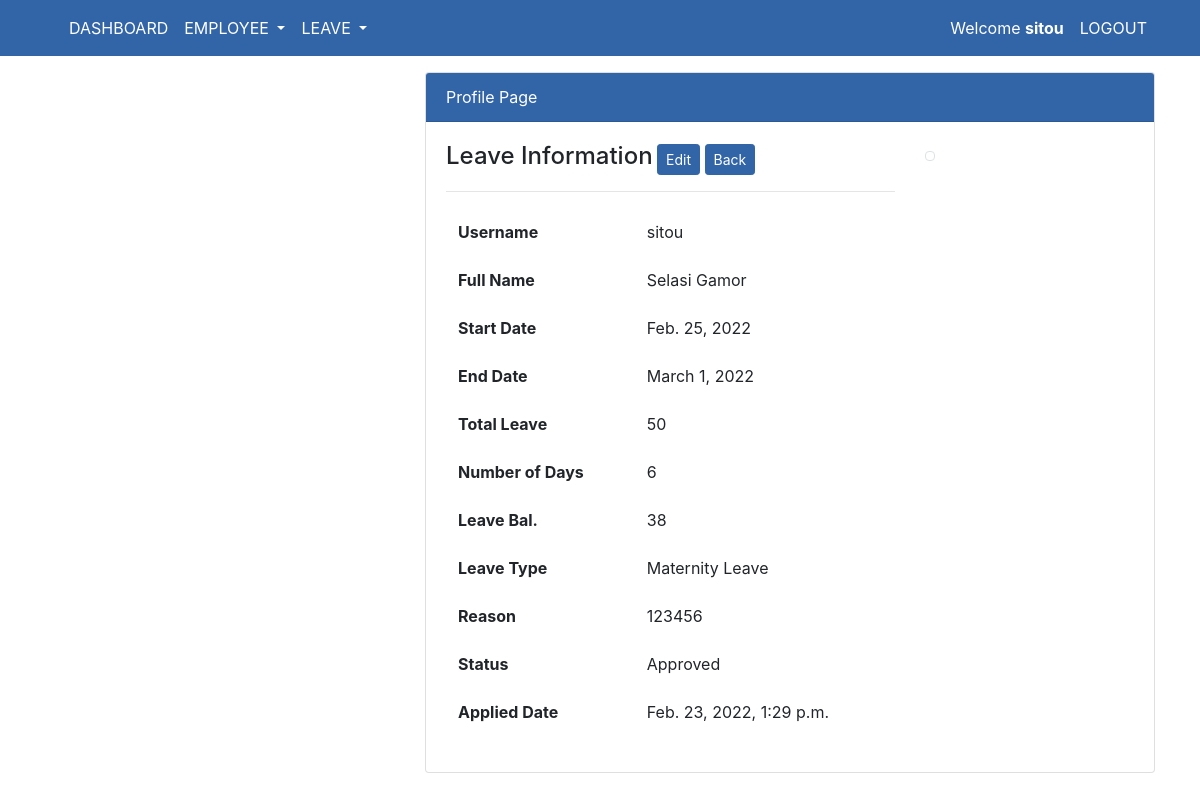
/leave/detail/23/ (signed in), run on the app's committed database.
### leaves/models.py (models this page shows, shortened)
class Leave(models.Model):
    username = models.ForeignKey(User, on_delete=models.CASCADE)
    full_name = models.CharField(max_length=250)
    start_date = models.DateField()
    end_date = models.DateField()
    annual_total_leave = models.IntegerField(default=21)
    numberof_days = models.IntegerField()
    leave_balance = models.IntegerField(blank=True, default=0)
    leavetype = models.ForeignKey(LeaveType, on_delete=models.CASCADE)
    applied_date = models.DateTimeField(auto_now_add=True)
    leave_comment = models.TextField()
    leave_status = models.ForeignKey(Status, on_delete=models.CASCADE)

class LeaveType(models.Model):
    name = models.CharField(max_length=200)
    created_date = models.DateTimeField(auto_now_add=True)

class Status(models.Model):
    name = models.CharField(max_length=100)
    created_date = models.DateField(auto_now_add=True)
    def __str__(self):
        return self.name

### leaves/views.py (the view)
# urls.py: path('leave/detail/<pk>/', views.leave_detail, name="leave-detail"),
@ login_required(login_url='index')
def leave_detail(request, pk):
    leave_detail = Leave.objects.get(pk=pk)
    context = {
        'leave_detail': leave_detail,
    }
    return render(request, 'site/leave_detail.html', context)

### templates/site/leave_detail.html (shortened to what this page needs)
{% extends 'partial/base.html' %}
{% block content %}
<br> <br>
<div class="container">
    <div class="row my-4">
        <div class="col-md-4">
        </div>
        <div class="col-md-8">
            <div class="card">
                <div class="card-header bg text-white">
                    Profile Page
                </div>
                <div class="card-body">
                    <div class="row">
                        <div class="col-md-8">
                            <span class="h4"> Leave Information</span> <a
                                class="btn btn-primary custom-btn btn-sm float-auto"
                                href="{% url 'leave-edit' leave_detail.pk %}">Edit</a> <a
                                class="btn btn-primary custom-btn btn-sm float-auto"
                                href="{% url 'leave-report' %}">Back</a>
                            <hr>
                            <table class="table bg-white table-borderless">
                                <tbody>
                                    <tr>
                                        <th scope="row">Username</th>
                                        <td>{{ leave_detail.username }}</td>
                                    </tr>
                                    <tr>
                                        <th scope="row">Full Name</th>
                                        <td>{{ leave_detail.full_name}}</td>
                                    </tr>
                                    <tr>
                                        <th scope="row">Start Date</th>
                                        <td>{{ leave_detail.start_date }}</td>
                                    </tr>
                                    <tr>
                                        <th scope="row">End Date</th>
                                        <td>{{ leave_detail.end_date }}</td>
                                    </tr>
                                    <tr>
                                        <th scope="row">Total Leave</th>
                                        <td>{{ leave_detail.annual_total_leave }}</td>
                                    </tr>
                                    <tr>
                                        <th scope="row">Number of Days</th>
                                        <td>{{ leave_detail.numberof_days }}</td>
                                    </tr>
                                    <tr>
                                        <th scope="row">Leave Bal.</th>
                                        <td>{{ leave_detail.leave_balance }}</td>
                                    </tr>
                                    <tr>
                                        <th scope="row">Leave Type</th>
                                        <td>{{ leave_detail.leavetype.name }}</td>
                                    </tr>
                                    <tr>
                                        <th scope="row">Reason</th>
                                        <td>{{ leave_detail.leave_comment }}</td>
                                    </tr>
                                    <tr>
                                        <th scope="row">Status</th>
                                        <td>{{ leave_detail.leave_status }}</td>
                                    </tr>
                                    <tr>
                                        <th scope="row">Applied Date</th>
                                        <td>{{ leave_detail.applied_date  }}</td>
                                    </tr>
                                </tbody>
                            </table>
                        </div>
                        <div class="col-md-4">
                            <img class="img-thumbnail" src="./media/profile-img1.jpg" alt="">
                        </div>
                    </div>
                </div>
            </div>
        </div>
    </div>
</div>
{% endblock %}

### templates/partial/navbar.html (shortened to what this page needs)
{% load static %}
<nav class="navbar navbar-expand-lg  navbar_custom fixed-top" style=>
    <div class="container">
        <div class="collapse navbar-collapse" id="navbarSupportedContent">
            {% if request.user.is_authenticated %}
            {% if user.is_superuser and user.is_staff %}
            <ul class="navbar-nav mr-auto">
                <li class="nav-item active ">
                    <a class="nav-link text-white" href="{% url 'dashboard' %}">DASHBOARD </a>
                </li>
                <li class="nav-item dropdown">
                    <a class="nav-link dropdown-toggle text-white" href="#" id="navbarDropdown" role="button"
                        data-toggle="dropdown" aria-haspopup="true" aria-expanded="false">
                        EMPLOYEE
                    </a>
                </li>
                <li class="nav-item dropdown">
                    <a class="nav-link dropdown-toggle text-white" href="#" id="navbarDropdown" role="button"
                        data-toggle="dropdown" aria-haspopup="true" aria-expanded="false">
                        LEAVE
                    </a>
                </li>
            </ul>
            <ul class="navbar-nav ml-auto">
                <li class="nav-item ">
                    <a class="nav-link text-white" href="">Welcome <strong>{{ user.username}}</strong></a>
                </li>
                <li class="nav-item ">
                    <a class="nav-link text-white" href="{% url 'logout-page' %}">LOGOUT</a>
                </li>
            </ul>
        </div>
        {% endif %}
        {% endif %}
    </div>
</nav>

### static/css/master.css (style rules this page uses)
.navbar_custom { background-color:#3264a8; }
.btn-primary.custom-btn { background-color: #3264a8; border-color: #3264a8; }
.bg { background-color:#3264a8; }

### data on the page
Leave: username "sitou", full_name "Selasi Gamor", start_date "Feb. 25, 2022", end_date "March 1, 2022", annual_total_leave "50", numberof_days "6", leave_balance "38", leavetype.name "Maternity Leave", leave_comment "123456", leave_status "Approved", applied_date "Feb. 23, 2022, 1:29 p.m."

### other printed values
{{ user.username }} "sitou"
